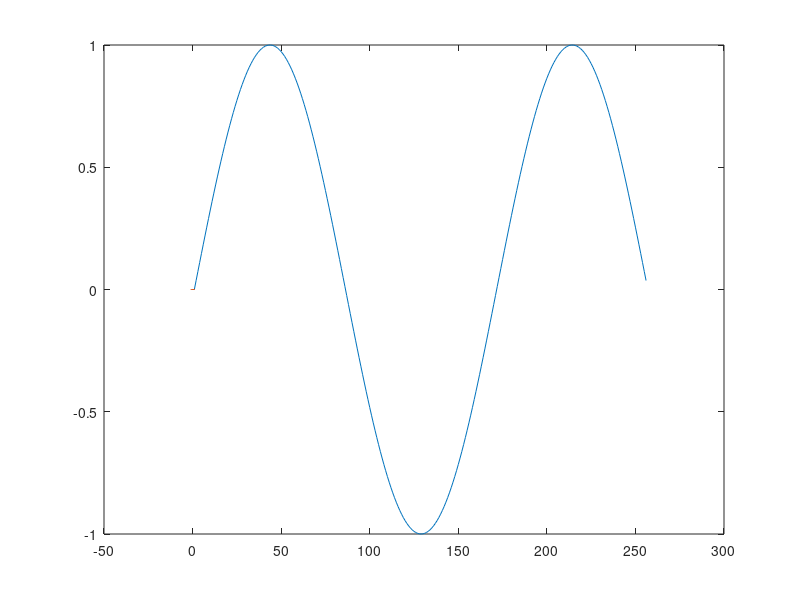
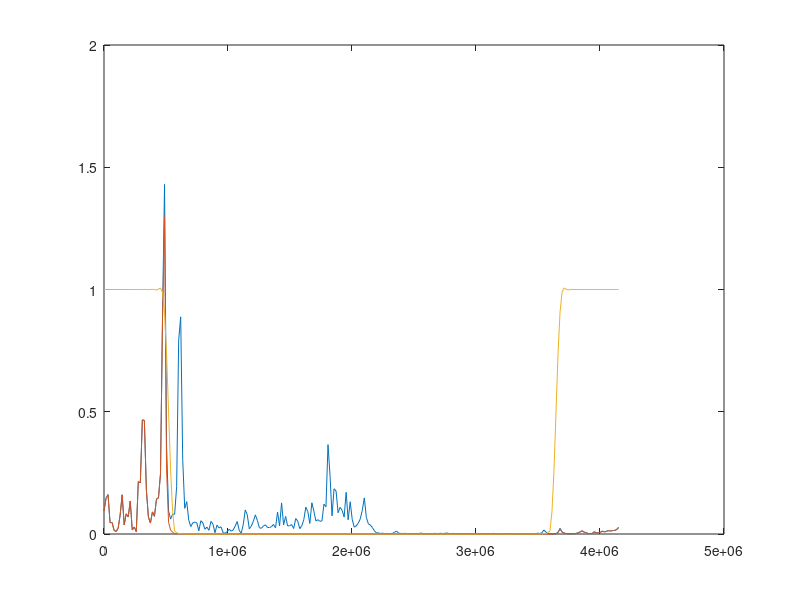
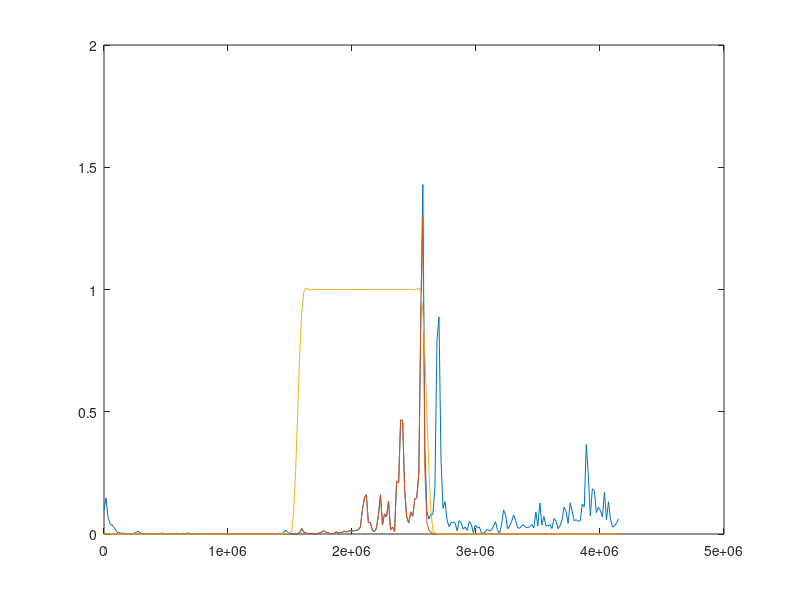
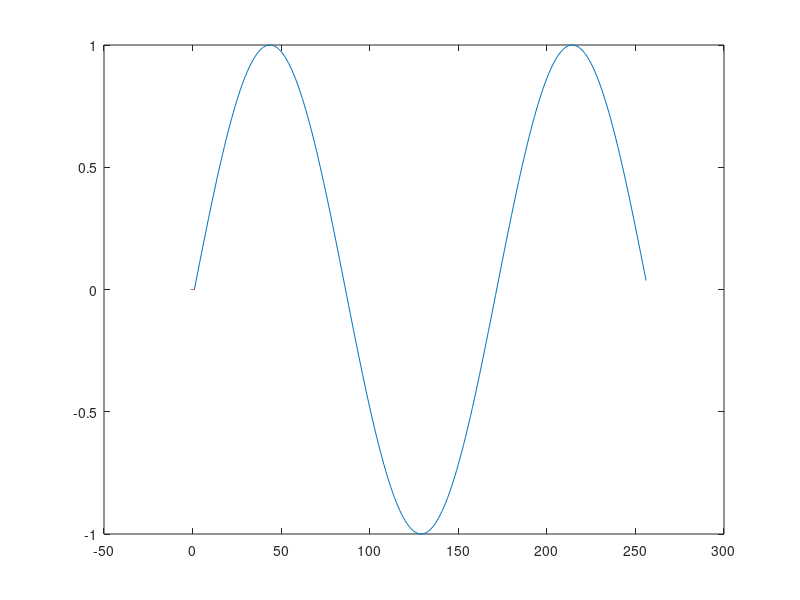

Reproduce these figures in MATLAB, in order.




N = 256;
M = 129;
n = (1:N)'-1; %'# define the time index
x = sin(2*pi*1.5*n/N); %# input with 1.5 cycles per 1024 points
h = hanning(M) .* sinc(0.25*(-64:1:64)'); %'# windowed sinc LPF, Fc = pi/4
h = h./sum(h); %# normalize DC gain

y = ifft(fft(x) .* fft(h,N)); %# inverse FT of product of sampled spectra
%y = real(y); %# due to numerical error, y has a tiny imaginary part
%# Depending on your FT/IFT implementation, might have to scale by N or 1/N here
figure; plot(x), hold on, plot(y);

load XFFT.mat

X_FFT = fftshift(xx_F);

Fs = 4.166e6;
f_scale = 0:Fs/256:Fs-Fs/256;
figure; plot(f_scale,abs(X_FFT)), hold on, plot(f_scale,abs(X_FFT .* fft(h,N))), plot(f_scale,abs(fft(h,N)));

figure; plot(f_scale,abs(fftshift(X_FFT))), hold on, plot(f_scale,abs(fftshift(X_FFT .* fft(h,N)))), plot(f_scale,abs(fftshift(fft(h,N))));


y1 = ifft(fft(x,N+M-1) .* fft(h,N+M-1));
figure; plot(x), hold on, plot(y1(65:end-64));